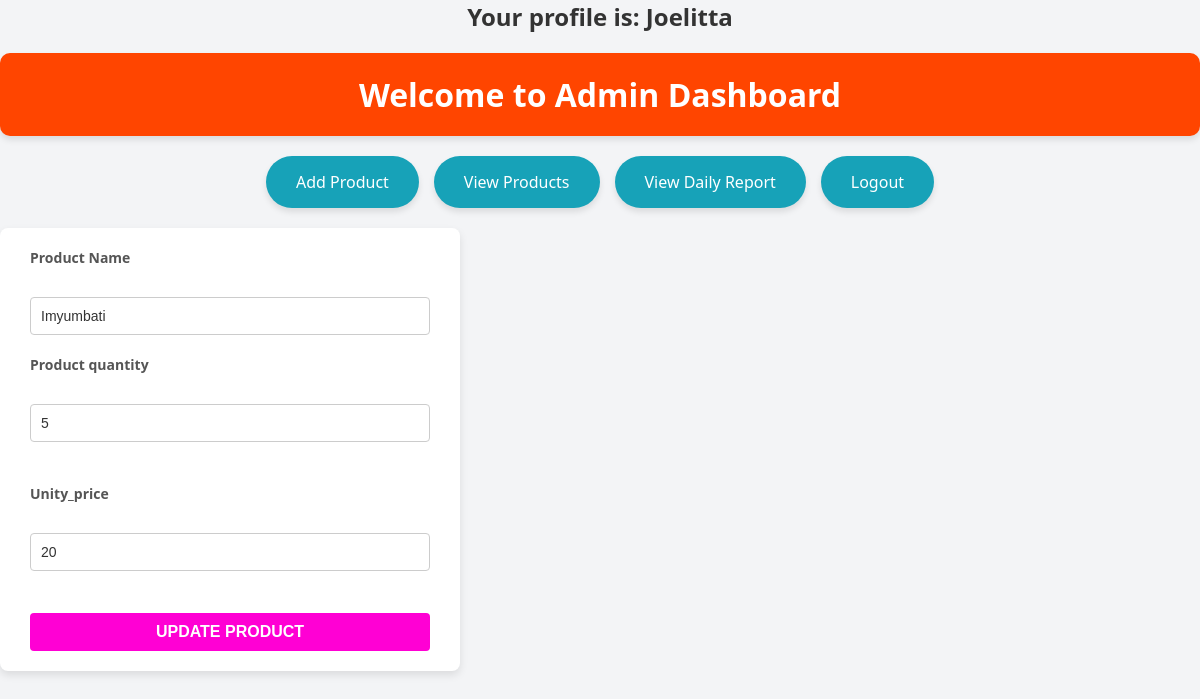
/update_product.php?product_code=9 (signed in), run on the app's committed database.
### tables this page shows
CREATE TABLE `product` (
  `product_code` int(11) NOT NULL,
  `product_name` varchar(255) DEFAULT NULL,
  `product_quantity` int(11) NOT NULL,
  `unit_price` int(11) DEFAULT NULL,
  `total_price` int(11) DEFAULT NULL
);

### update_product.php (the view, shortened to what this page needs)
<?php
include "admindashboard.php";
?>
<?php
$pcode= $_GET['product_code'];
include "db_connect.php";
$sql_command = mysqli_query($conn,"SELECT * from product where product_code='$pcode' ");
while($row=mysqli_fetch_assoc($sql_command)){
    ?>
    <!DOCTYPE html>
    <html lang="en">
    <head>
    </head>
    <body>
        <form action="update_product_backend.php" method="POST">
            <label for="">Product Name</label> <br>
            <input type="text" name="productname" value="<?php echo $row['product_name'];?>"><br>
            <label for="">Product quantity</label> <br>
            <input type="number" name="pquantity" value="<?php echo $row['product_quantity'];?>"><br><br>
            <label for="">Unity_price</label> <br>
            <input type="number" name="punitprice" value="<?php echo $row['unit_price'];?>"><br><br>
        <input type="submit" value="Update Product"> <br>
        </form>
    <?php } ?>
    </body>
    </html>

### admindashboard.php (style rules this page uses)
body { font-family: 'Segoe UI', Tahoma, Geneva, Verdana, sans-serif; margin: 0; padding: 0; background-color: #f3f4f6; color: #333; }

### update_product.php (style rules this page uses)
form { background-color: #fff; padding: 20px 30px; border-radius: 8px; box-shadow: 0 4px 8px rgba(0, 0, 0, 0.1); width: 100%; max-width: 400px; }
label { font-weight: bold; display: block; margin-bottom: 8px; font-size: 14px; color: #555; }
input[type="text"], input[type="number"] { width: 100%; padding: 10px; margin-bottom: 20px; border: 1px solid #ccc; border-radius: 4px; box-sizing: border-box; font-size: 14px; color: #333; }
input[type="submit"] { width: 100%; background-color:rgb(255, 0, 212); color: white; padding: 10px; border: none; border-radius: 4px; font-size: 16px; cursor: pointer; font-weight: bold; text-transform: uppercase; }

### data on the page
product: productname "Imyumbati", pquantity "5", punitprice "20"

### other printed values
$_SESSION['username'] "Joelitta"
